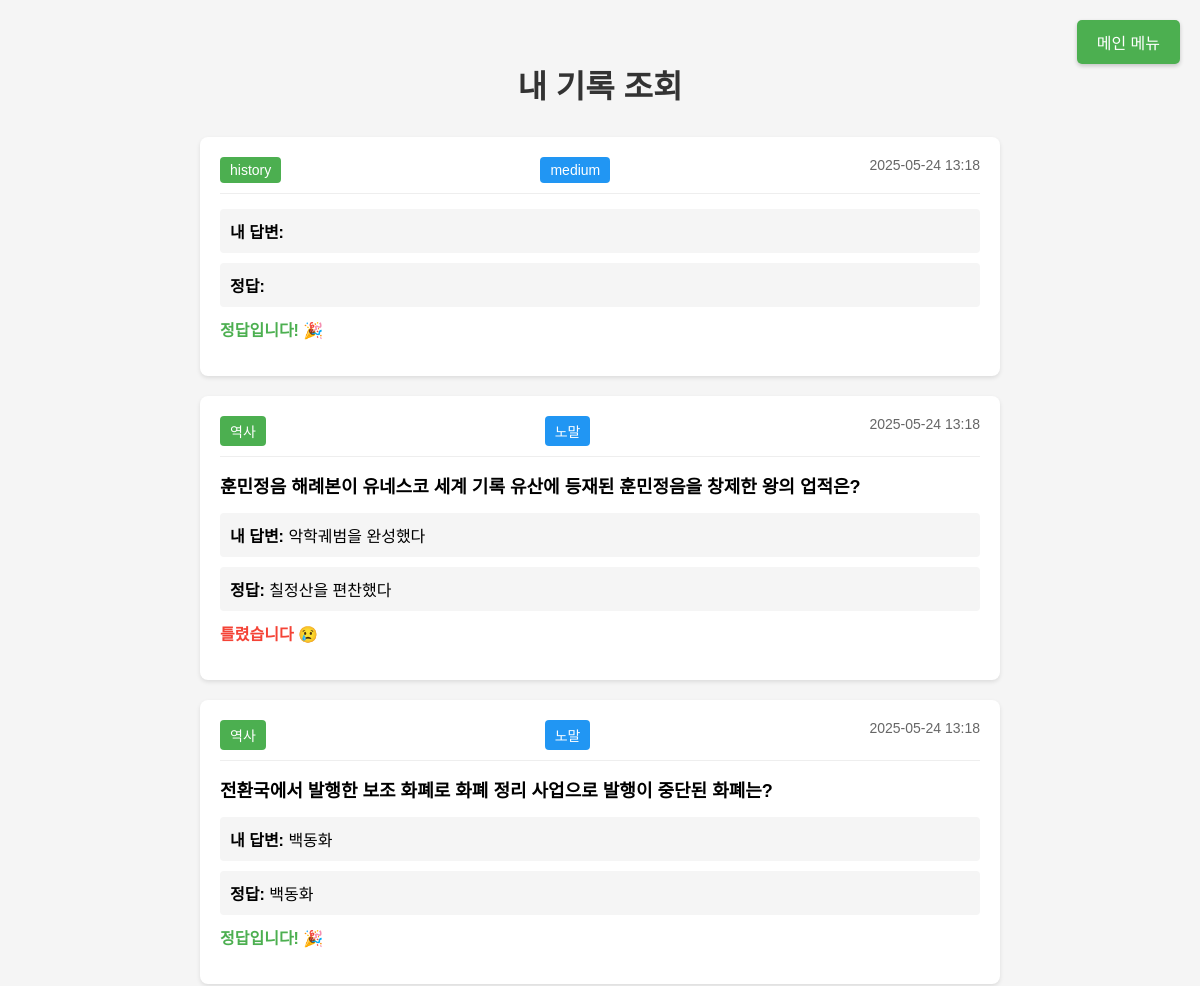
/quiz/my_results/ (signed in, upper part), run on an earlier commit of the app's database.
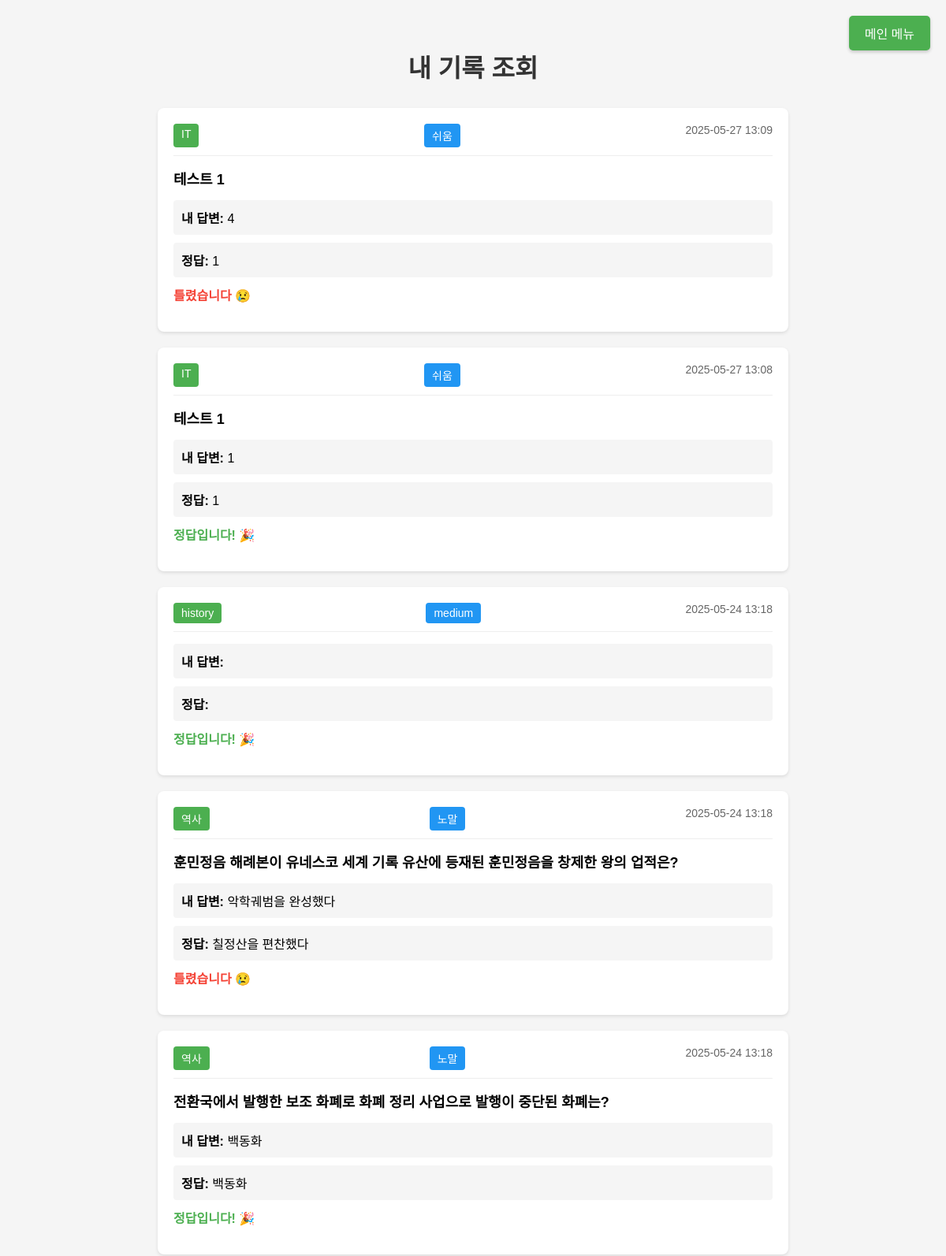
And on a later commit of the database.
### quiz/models.py (models this page shows, shortened)
class QuizResult(models.Model):
    user = models.ForeignKey(User, on_delete=models.CASCADE)
    category = models.CharField(max_length=100)
    difficulty = models.CharField(max_length=50)
    score = models.IntegerField()
    total = models.IntegerField()
    played_at = models.DateTimeField(auto_now_add=True)
    question = models.TextField(default='')
    user_answer = models.TextField(default='')
    correct_answer = models.TextField(default='')
    duration = models.IntegerField(null=True)

### quiz/views.py (the view)
# urls.py: path('my_results/', views.my_results, name='my_results'),  # 추가
@login_required
def my_results(request):
    print("=== 내 기록 조회 시작 ===")
    results = QuizResult.objects.filter(user=request.user).order_by('-played_at')
    print(f"조회된 결과 수: {results.count()}")
    for result in results:
        print(f"결과 ID: {result.id}")
        print(f"카테고리: {result.category}")
        print(f"난이도: {result.difficulty}")
        print(f"문제: {result.question}")
        print(f"사용자 답변: {result.user_answer}")
        print(f"정답: {result.correct_answer}")
        print(f"점수: {result.score}")
        print("---")
    print("=== 내 기록 조회 완료 ===")
    return render(request, 'quiz/my_results.html', {'results': results})

### quiz/templates/quiz/my_results.html (shortened to what this page needs)
{% load static %}
<!DOCTYPE html>
<html lang="ko">
<head>
</head>
<body>
    <a href="http://localhost:8000" class="main-menu-btn">메인 메뉴</a>
    <div class="container">
        <h1>내 기록 조회</h1>
        {% for result in results %}
        <div class="result-item">
            <div class="result-header">
                <span class="result-category">{{ result.category }}</span>
                <span class="result-difficulty">{{ result.difficulty }}</span>
                <span class="result-date">{{ result.played_at|date:"Y-m-d H:i" }}</span>
            </div>
            <div class="result-content">
                <div class="result-question">{{ result.question }}</div>
                <div class="result-answer">
                    <strong>내 답변:</strong> {{ result.user_answer }}
                </div>
                <div class="result-answer">
                    <strong>정답:</strong> {{ result.correct_answer }}
                </div>
                <div class="result-score {% if result.score > 0 %}correct{% else %}incorrect{% endif %}">
                    {% if result.score > 0 %}
                        정답입니다! 🎉
                    {% else %}
                        틀렸습니다 😢
                    {% endif %}
                </div>
            </div>
        </div>
        {% empty %}
        <div class="result-item">
            <p style="text-align: center;">아직 푼 문제가 없습니다.</p>
        </div>
        {% endfor %}
    </div>
</body>
</html>

### quiz/templates/quiz/my_results.html (style rules this page uses)
body { font-family: Arial, sans-serif; margin: 0; padding: 20px; background-color: #f5f5f5; }
.container { max-width: 800px; margin: 0 auto; padding: 20px; }
h1 { text-align: center; color: #333; margin-bottom: 30px; }
.result-item { background: white; border-radius: 8px; padding: 20px; margin-bottom: 20px; box-shadow: 0 2px 4px rgba(0,0,0,0.1); }
.result-header { display: flex; justify-content: space-between; margin-bottom: 15px; padding-bottom: 10px; border-bottom: 1px solid #eee; }
.result-category { background: #4CAF50; color: white; padding: 5px 10px; border-radius: 4px; font-size: 14px; }
.result-difficulty { background: #2196F3; color: white; padding: 5px 10px; border-radius: 4px; font-size: 14px; }
.result-date { color: #666; font-size: 14px; }
.result-content { margin: 15px 0; }
.result-question { font-size: 18px; font-weight: bold; margin-bottom: 15px; }
.result-answer { margin: 10px 0; padding: 10px; background: #f5f5f5; border-radius: 4px; }
.result-score { font-size: 16px; font-weight: bold; margin-top: 10px; }
.correct { color: #4CAF50; }
.incorrect { color: #f44336; }
.main-menu-btn { position: fixed; top: 20px; right: 20px; padding: 10px 20px; background-color: #4CAF50; color: white; text-decoration: none; border-radius: 5px; z-index: 9999; box-shadow: 0 2px 4px rgba(0,0,0,0.2); pointer-events: auto; }

What changed in the data, as far as the page shows it:
added QuizResult: category "IT", difficulty "쉬움", played_at "2025-05-27 13:09", question "테스트 1", user_answer "4", correct_answer "1", score "틀렸습니다 😢"
added QuizResult: category "IT", difficulty "쉬움", played_at "2025-05-27 13:08", question "테스트 1", user_answer "1", correct_answer "1", score "정답입니다! 🎉"
